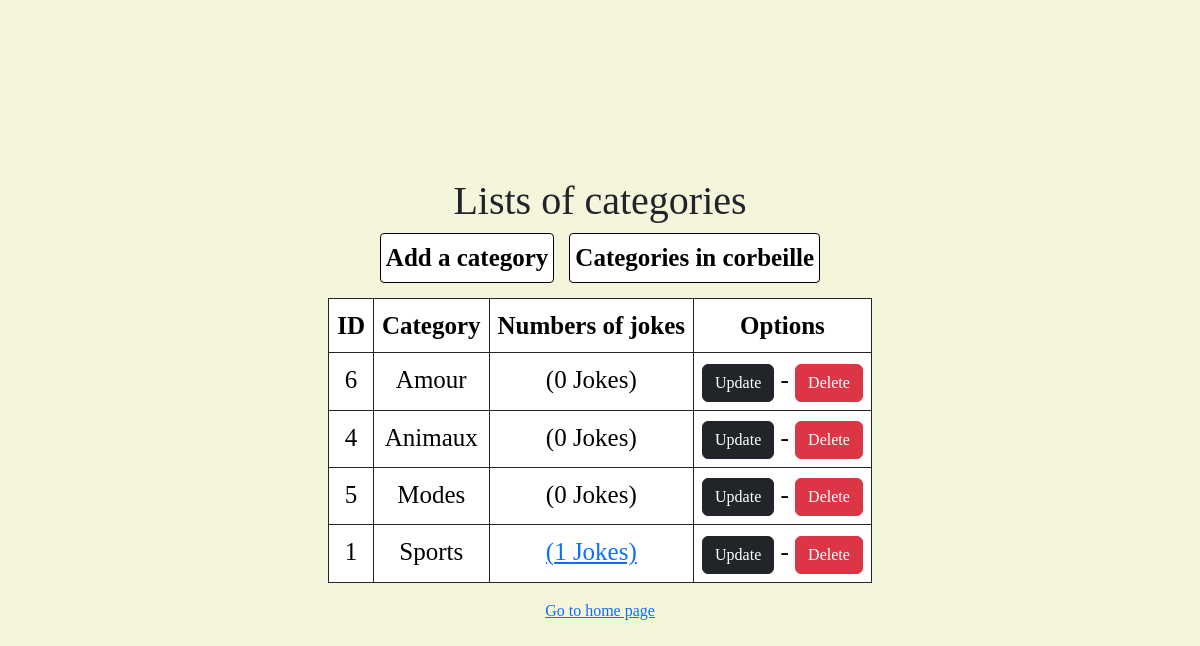
Page /jokes/categories on the earlier database version.
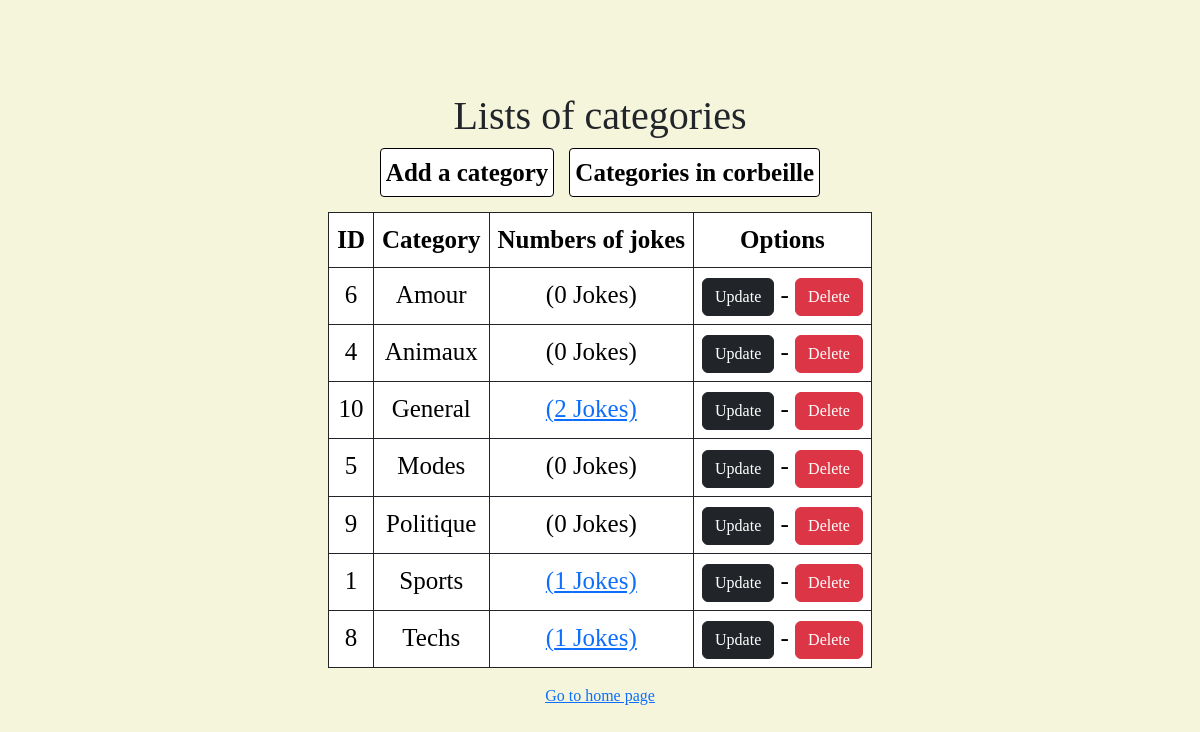
Same page on the later database version.
### jokesapp/models.py (models this page shows, shortened)
class Category(models.Model):
    libelle = models.CharField(max_length=180)
    view = models.BooleanField(default=True)

### jokesapp/views.py (the view)
# urls.py: path('categories', views.IndexCategory.as_view() , name="categories"),
class IndexCategory(generic.ListView):
    template_name = "jokesapp/lists_categories.html"
    context_object_name = "categories"
    def get_queryset(self):
        return Category.objects.all().order_by("libelle").filter(view = True)

### jokesapp/templates/jokesapp/lists_categories.html (shortened to what this page needs)
<!DOCTYPE html>
<html lang="en">
<head>
    <link href="https://cdn.jsdelivr.net/npm/bootstrap@5.3.1/dist/css/bootstrap.min.css" rel="stylesheet">
    {% load static %}
    <link rel="stylesheet" href="{% static 'jokesapp/lists.css' %}"/>
</head>
<body>
    <div class="links">
        <h1>Lists of categories</h1>
        <div style="display: flex; gap:15px;">
            <a class="link" href="{% url 'jokesapp:create_cat' %}">Add a category</a>
            <a class="link" href="{% url 'jokesapp:categories_deleted' %}">Categories in corbeille</a>
        </div>
    </div>
    <div style="text-align:center;">
        <table class="table table-hover table-bordered border-dark">
            <thead>
                <tr>
                    <th>ID</th>
                    <th>Category</th>
                    <th>Numbers of jokes</th>
                    <th>Options</th>
                </tr>
            </thead>
            <tbody>
                {% for cat in categories %}
                    <tr>
                        <td>{{cat.id}}</td>
                        <td>{{cat.libelle}}</td>
                        <td>
                            {% if cat.joke_set.all.count %}
                                <a href="{% url 'jokesapp:display_joke_by_category' cat.id %}">({{cat.joke_set.all.count}} Jokes)</a>
                                {% else %}(0 Jokes)
                            {% endif %}
                        </td>
                        <td>
                            <a class="btn btn-dark" href="{% url 'jokesapp:update_cat' cat.id %}">Update</a> - <a class="btn btn-danger" href="{% url 'jokesapp:remove_cat' cat.id %}">Delete</a>
                        </td>
                    </tr>
                {% endfor %}
            </tbody>
        </table>
        <a href="{% url 'jokesapp:Index' %}">Go to home page</a>
    </div>
</body>
</html>

### jokesapp/static/jokesapp/lists.css (style rules this page uses)
body { font-family: consolas; background-color: beige; display: flex; flex-direction: column; justify-content: center; align-items: center; height: 100vh; }
.links { display: flex; flex-direction: column; align-items: center; }
.link { color:black;text-decoration: none;border:solid 1px;padding:5px;font-weight:bold;font-size:25px;background-color: white;border-radius: 4px; }
table { margin-top: 15px; padding:5px; font-size: 25px; text-align: center; }

Differences in the rows shown:
added Category: id "10", libelle "General", joke_set.all.count "2"
added Category: id "9", libelle "Politique", shows "(0 Jokes)"
added Category: id "8", libelle "Techs", joke_set.all.count "1"
